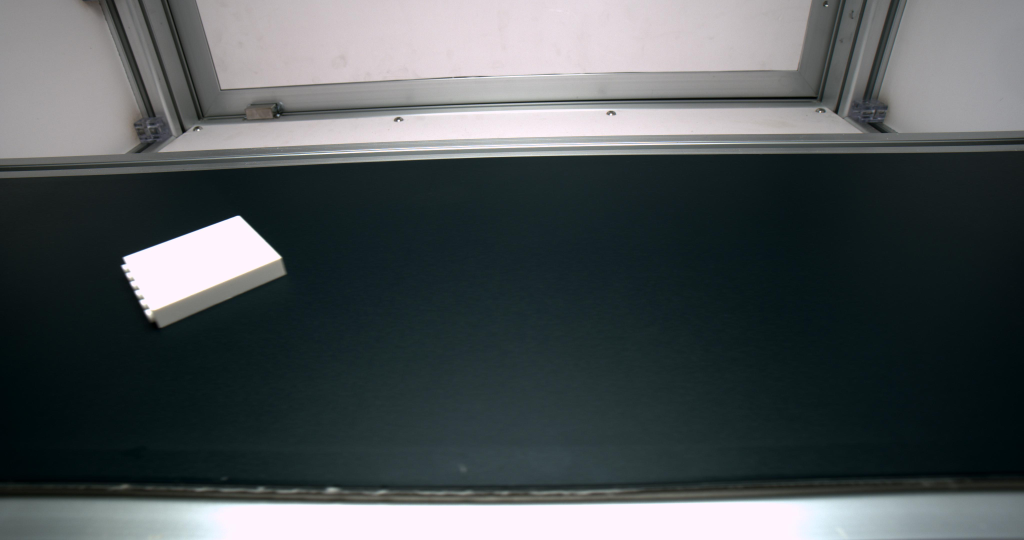
#> input picture images/test/1.jpg, 4096 x 2160 px, found by its file name (shown at 1/4 size); its folder holds only this picture in this run
$ python remove_opencv.py   (older library calls are emulated)
#> lines starting #> are read from the running program, lines starting #| are printed output that depends on the picture; after the words box and inside, x2 and y2 are one past the last pixel; in counts of white or black regions, pixels touching at a corner belong together

import cv2
import numpy as np
import os
import random
from os import path
from PIL import Image

# 截图的Y坐标
# 左上角坐标(600 到 1800)像素点的高度
topY = 600
bottomY = 1800

# # 需要处理的图片目录
original_dir = "d:/project/git/remove_background/images/test/"

# # 处理后的目录位置
new_dir = "d:/project/git/remove_background/images/new/"


# [5 lines left out: function showImage, not called in this run]

 #获取图片
def get_image(path):
    img = cv2.imread(path)
    h,w = img.shape[:2]
    # 左上角坐标(700:1500)，右下角坐标(0:w）的图像。
    img = img[760:1800, 0:w]
    gray = cv2.cvtColor(img, cv2.COLOR_BGR2GRAY)
    return img,gray


# 高斯去噪(去除图像中的噪点)
def Gaussian_Blur(gray):
    blurred = cv2.GaussianBlur(gray, (9, 9),0)
    return blurred


# 梯度
def Sobel_gradient(blurred):
    gradX = cv2.Sobel(blurred, ddepth=cv2.CV_32F, dx=1, dy=0)
    gradY = cv2.Sobel(blurred, ddepth=cv2.CV_32F, dx=0, dy=1)
    gradient = cv2.subtract(gradX, gradY)
    gradient = cv2.convertScaleAbs(gradient)
    return gradX, gradY, gradient


# 阈值
def set_thresh(gradient):  #设定阈值
    blurred = cv2.GaussianBlur(gradient, (9, 9),0)
    (_, thresh) = cv2.threshold(gradient, 10, 255, cv2.THRESH_BINARY)
    return thresh


# 建立一个椭圆核函数
def image_morphology(thresh):
    kernel = cv2.getStructuringElement(cv2.MORPH_ELLIPSE, (30, 30))
    closed = cv2.morphologyEx(thresh, cv2.MORPH_CLOSE, kernel)
    closed = cv2.erode(closed, None, iterations=4)
    closed = cv2.dilate(closed, None, iterations=4)
    return closed


# cv2.RETR_EXTERNAL,             #表示只检测外轮廓
# cv2.RETR_CCOMP,                #建立两个等级的轮廓,上一层是边界
# cv2.RETR_LIST,                 #检测的轮廓不建立等级关系
# cv2.RETR_TREE,                 #建立一个等级树结构的轮廓
# cv2.CHAIN_APPROX_NONE,         #存储所有的轮廓点，相邻的两个点的像素位置差不超过1
def findcnts_and_box_point(closed,original_img):
    # 这里opencv3返回的是三个参数
    (img, contours, hierarchy) = cv2.findContours(closed.copy(),cv2.RETR_EXTERNAL,cv2.CHAIN_APPROX_SIMPLE)
    c = sorted(contours, key=cv2.contourArea, reverse=True)
    # 计算最大轮廓的旋转包围盒
    rect = cv2.minAreaRect(c[0])
    box = np.int0(cv2.boxPoints(rect))
    return box


# 裁剪
def drawcnts_and_cut(original_img, box):
    draw_img = cv2.drawContours(original_img.copy(), [box], -1, (0, 0, 255), 3)
    Xs = [i[0] for i in box]
    Ys = [i[1] for i in box]
    x1 = min(Xs)
    x2 = max(Xs)
    y1 = min(Ys)
    y2 = max(Ys)
    hight = y2 - y1
    width = x2 - x1
    crop_img = original_img[y1:y1+hight, x1:x1+width]
    return draw_img, crop_img


# [19 lines left out: function rgb_to_hsv, not called in this run]


min_range = (16, 15, 10)
man_range = (77, 78, 76)

# 去背景色
# [21 lines left out: function remove_background, not called in this run]

def walk(originalPath,newPath):
    original_img, gray = get_image(originalPath)
    blurred = Gaussian_Blur(gray)
    gradX, gradY, gradient = Sobel_gradient(blurred)
    thresh = set_thresh(gradient)
    closed = image_morphology(thresh)
    box = findcnts_and_box_point(closed,original_img)
    draw_img, crop_img = drawcnts_and_cut(original_img,box)
    # rgbaImage = remove_background(crop_img)
    cv2.imwrite(newPath, crop_img)


# 遍历指定目录，显示目录下的所有文件名
def eachFile(filepath):
    nameList = []
    pathDir =  os.listdir(filepath)
    for name in pathDir:
        nameList.append(name)
    return nameList


def cycleFigure(original_dir,new_dir):
    nameList = eachFile(original_dir)
    image_list = []
    for item in nameList:
        originalPath = os.path.join(original_dir,item)
        name,ext=os.path.splitext(item)
        newPath = os.path.join(new_dir,name) + ".png"
        walk(originalPath,newPath)
#> in get_image, img is the input picture: shape (2160, 4096, 3); mean B, G, R 87.5, 85.4, 79.1
#> in get_image, `img = img[760:1800, 0:w]`:
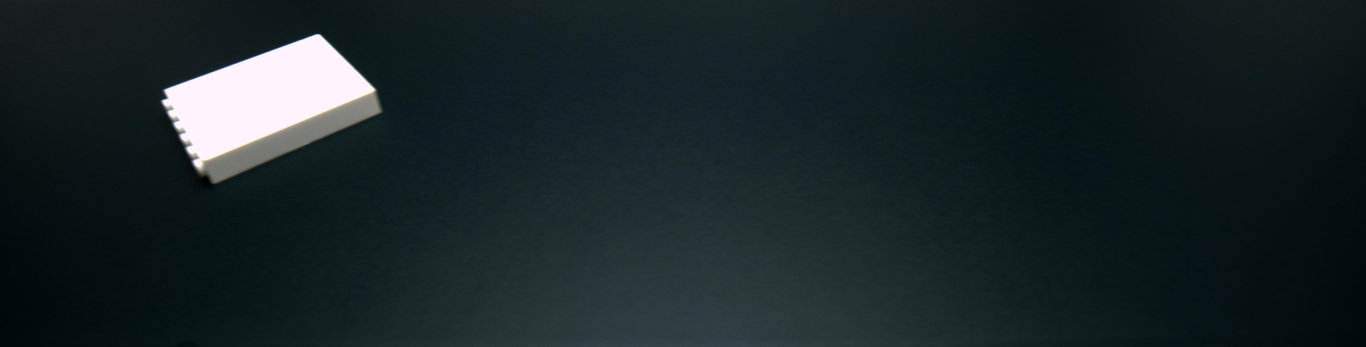
#> img: shape (1040, 4096, 3) (shown at 1/3 size); mean B, G, R 39.7, 37.4, 25.8
#> in Sobel_gradient, `gradX = cv2.Sobel(blurred, ddepth=cv2.CV_32F, dx=1, dy=0)`:
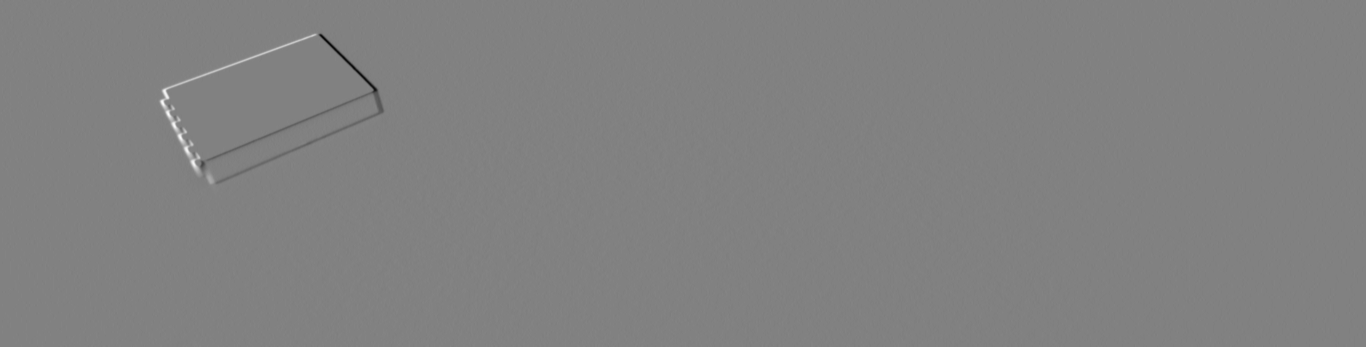
#> gradX: shape (1040, 4096) float32 (shown at 1/3 size); min -181, max 175, mean 0; drawn with min black and max white
#> in Sobel_gradient, `gradY = cv2.Sobel(blurred, ddepth=cv2.CV_32F, dx=0, dy=1)`:
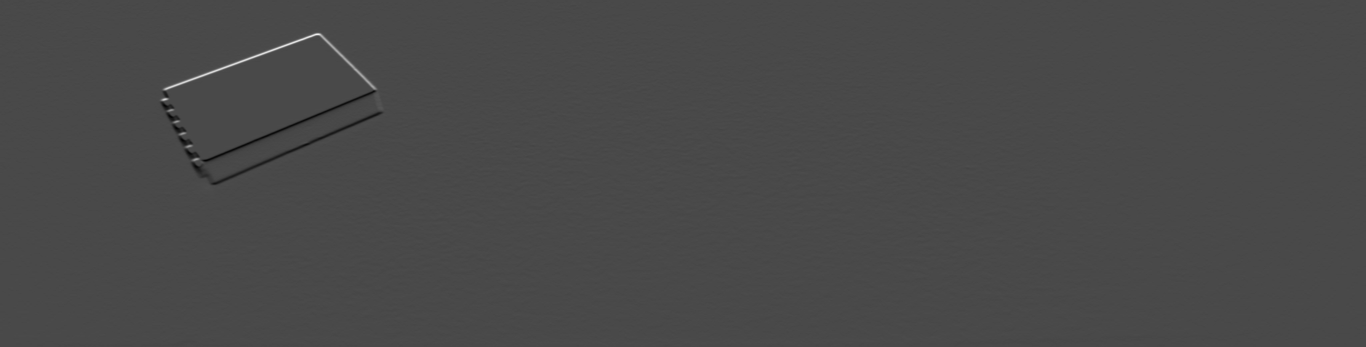
#> gradY: shape (1040, 4096) float32 (shown at 1/3 size); min -130, max 322, mean 0.1; drawn with min black and max white
#> in Sobel_gradient, `gradient = cv2.convertScaleAbs(gradient)`:
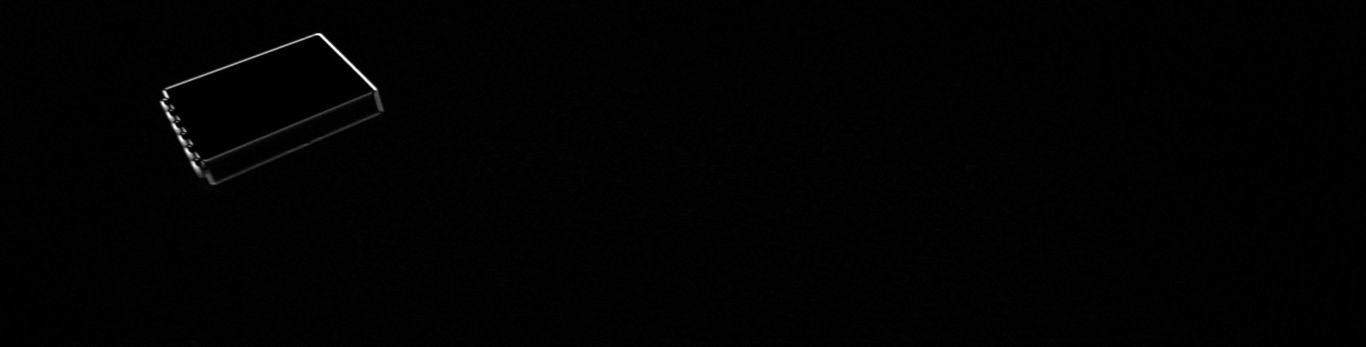
#> gradient: shape (1040, 4096) (shown at 1/3 size); min 0, max 255, mean 1.7
#> in set_thresh, `(_, thresh) = cv2.threshold(gradient, 10, 255, cv2.THRESH_BINARY)`:
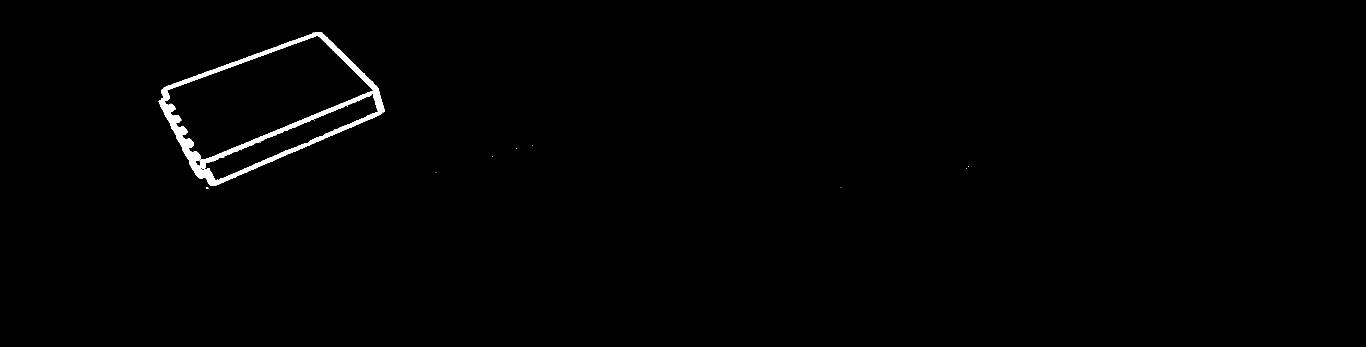
#> thresh: shape (1040, 4096) (shown at 1/3 size); 0.77% white; 12 white regions (11 under 20 px), largest, box (x1, y1, x2, y2) and area: (476, 96, 1154, 557) 32855
#> in image_morphology, `closed = cv2.morphologyEx(thresh, cv2.MORPH_CLOSE, kernel)`: closed: shape (1040, 4096); 0.85% white; 4 white regions (3 under 20 px), largest, box (x1, y1, x2, y2) and area: (477, 97, 1154, 565) 35986
#> in image_morphology, `closed = cv2.erode(closed, None, iterations=4)`:
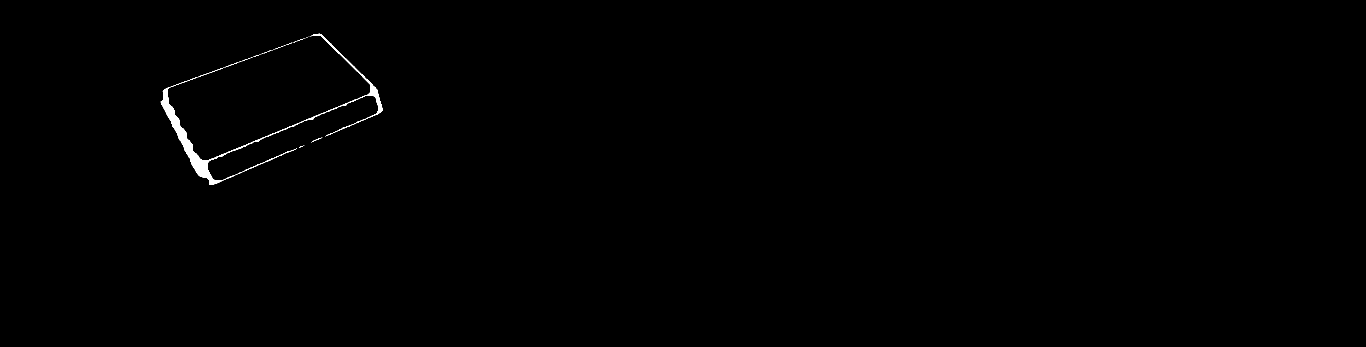
#> closed: shape (1040, 4096) (shown at 1/3 size); 0.31% white; 38 white regions (29 under 20 px), largest, box (x1, y1, x2, y2) and area: (482, 101, 1149, 555) 12561, (593, 204, 669, 232) 103, (934, 413, 967, 427) 57
#> in image_morphology, `closed = cv2.dilate(closed, None, iterations=4)`: closed: shape (1040, 4096); 0.84% white; 1 white region
#> in findcnts_and_box_point, `(img, contours, hierarchy) = cv2.findContours(closed.copy(),cv2.RETR_E..`: contours = 1 contour; box (x1, y1, x2, y2) and area: (478, 97, 1153, 559) 151042
#> in findcnts_and_box_point, `c = sorted(contours, key=cv2.contourArea, reverse=True)`: c has the same summary as contours
#> in findcnts_and_box_point, `rect = cv2.minAreaRect(c[0])`: rect = ((813.7, 304.5), (622.1, 332.2), -23.21)
#> in findcnts_and_box_point, `box = np.int0(cv2.boxPoints(rect))`: box = [[593, 579], [462, 274], [1034, 29], [1164, 334]]
#> in drawcnts_and_cut, `Xs = [i[0] for i in box]`: Xs = [593, 462, 1034, 1164]
#> in drawcnts_and_cut, `Ys = [i[1] for i in box]`: Ys = [579, 274, 29, 334]
#> in drawcnts_and_cut, `x1 = min(Xs)`: x1 = 462
#> in drawcnts_and_cut, `x2 = max(Xs)`: x2 = 1164
#> in drawcnts_and_cut, `y1 = min(Ys)`: y1 = 29
#> in drawcnts_and_cut, `y2 = max(Ys)`: y2 = 579
#> in drawcnts_and_cut, `hight = y2 - y1`: hight = 550
#> in drawcnts_and_cut, `width = x2 - x1`: width = 702
#> in drawcnts_and_cut, `crop_img = original_img[y1:y1+hight, x1:x1+width]`:
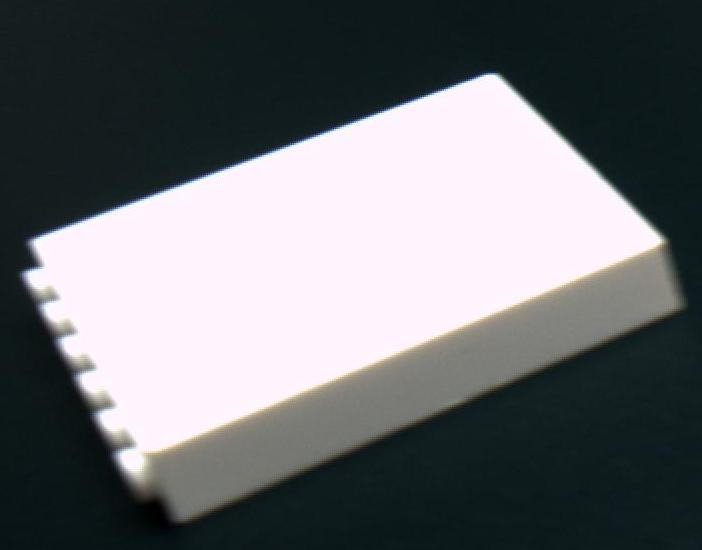
#> crop_img: shape (550, 702, 3); mean B, G, R 112.8, 109.6, 106.6


# ==================执行入口=======================

# # 开始处理
cycleFigure(original_dir,new_dir)

cv2.waitKey(0)
